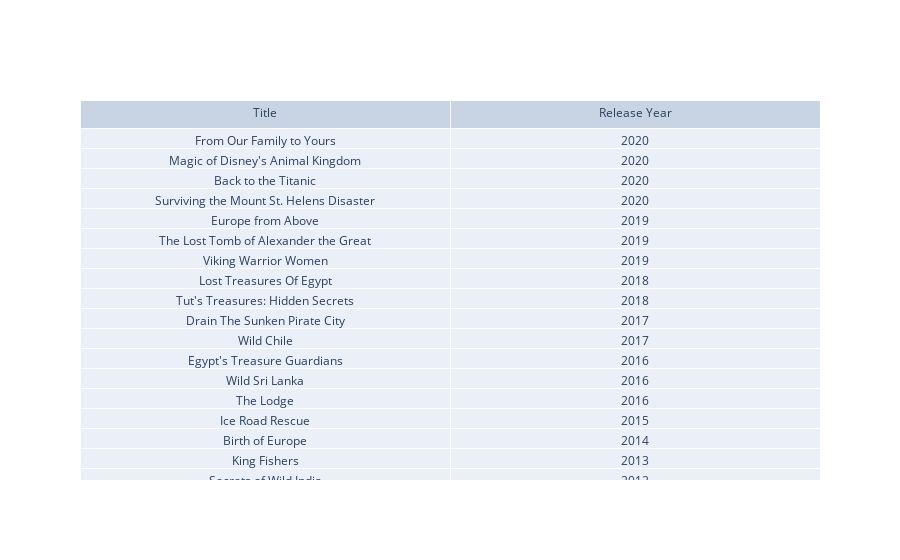

The code cell stored with this chart in its notebook:
### Code cell
# Create a Plotly Figure for the table
fig = go.Figure(data=[go.Table(header=dict(values=['Title', 'Release Year']),
                 cells=dict(values=[newest_uk_series['title'],newest_uk_series['release_year']]))
                     ])
fig.show()

### Figure 1 — Plotly figure (JSON) as saved in the notebook; plotly's stock layout.template omitted (floating-point values rounded to 4 significant figures)
{"data": [{"cells": {"values": [["From Our Family to Yours", "Magic of Disney's Animal Kingdom", "Back to the Titanic", "Surviving the Mount St. Helens Disaster", "Europe from Above", "The Lost Tomb of Alexander the Great", "Viking Warrior Women", "Lost Treasures Of Egypt", "Tut's Treasures: Hidden Secrets", "Drain The Sunken Pirate City", "Wild Chile", "Egypt's Treasure Guardians", "Wild Sri Lanka", "The Lodge", "Ice Road Rescue", "Birth of Europe", "King Fishers", "Secrets of Wild India", "Car SOS", "Cradle of the Gods"], [2020, 2020, 2020, 2020, 2019, 2019, 2019, 2018, 2018, 2017, 2017, 2016, 2016, 2016, 2015, 2014, 2013, 2012, 2012, 2012]]}, "header": {"values": ["Title", "Release Year"]}, "type": "table"}], "layout": {}}
